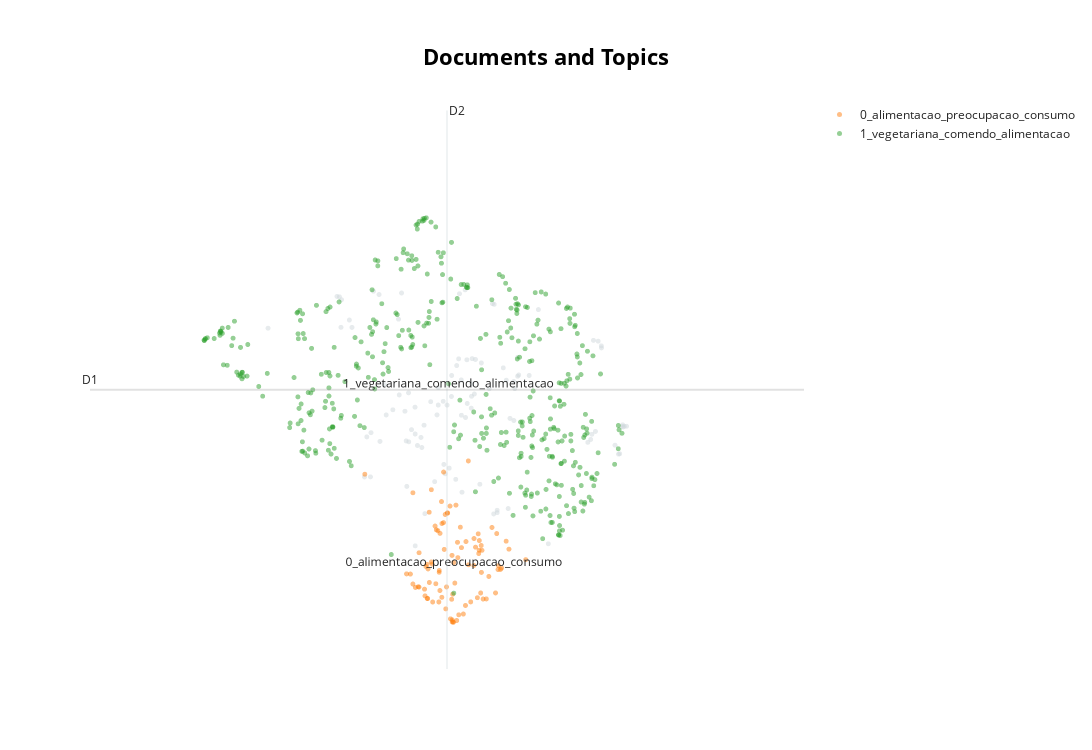

Notebook code cell kept with this figure:
### Code cell
topic_model.visualize_documents(texts, embeddings=embeddings)
